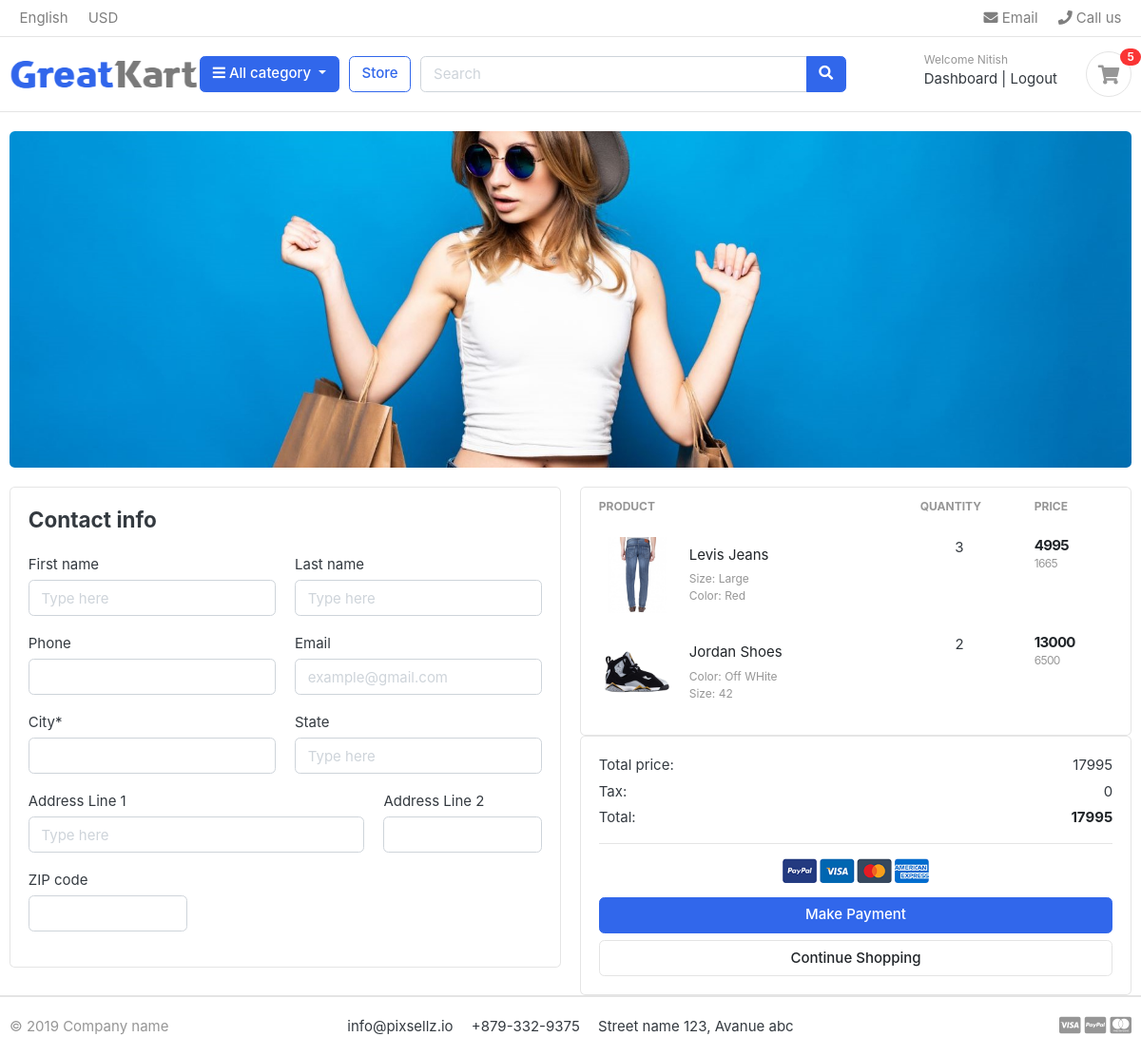
The page /cart/checkout/ (signed in) on the database as committed earlier.
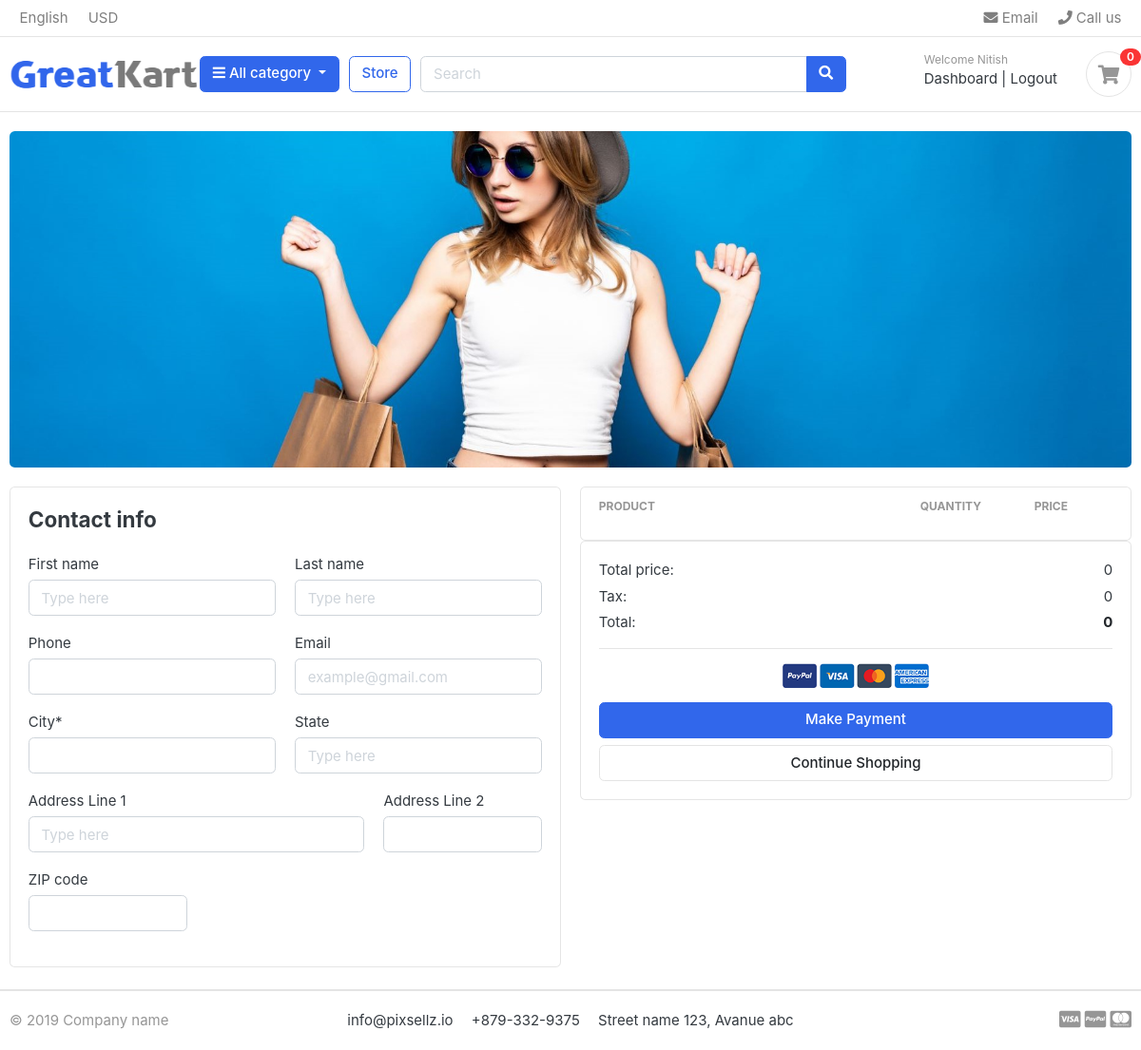
The same page on the database as committed later.
### cart/models.py (models this page shows, shortened)
class CartItem(models.Model):
    user = models.ForeignKey(Account , on_delete=models.CASCADE, null = True)
    product = models.ForeignKey(Product , on_delete = models.CASCADE)
    variation = models.ManyToManyField(Variation , blank=True)
    cart = models.ForeignKey(Cart , on_delete = models.CASCADE ,null=True)
    quantity = models.IntegerField()
    is_active = models.BooleanField(default=True)
    def sub_total(self):
        return self.product.price*self.quantity

### store/models.py (models this page shows, shortened)
class Product(models.Model):
    product_name = models.CharField(max_length =200  , unique=True)
    slug = models.CharField(max_length=200 , unique=True)
    description = models.TextField(max_length=500 , blank=True)
    price = models.IntegerField()
    images= models.ImageField(upload_to= 'photos/products')
    stock = models.IntegerField()
    is_available = models.BooleanField(default=True)
    category = models.ForeignKey(Category ,on_delete=models.CASCADE)
    created_date = models.DateTimeField(auto_now_add=True)
    modified_date = models.DateTimeField(auto_now=True)
    def get_url(self):
        return reverse('products_by_category' ,args=[self.category.slug , self.slug])

class Variation(models.Model):
    product = models.ForeignKey(Product , on_delete=models.CASCADE)
    variation_category = models.CharField(max_length=100 , choices=variation_category_choice)
    variation_value = models.CharField(max_length =100)
    is_active = models.BooleanField(default=True)
    created_date = models.DateTimeField(auto_now=True)
    objects = VariationManager()

### cart/views.py (the view)
# urls.py: path("checkout/",views.checkout ,name = "checkout" ) ,
@login_required(login_url = "/accounts/login/45/")
def checkout(request,total =0 ,quantity =0 , cart_items=None):
    try:
        if request.user.is_authenticated:
            cart_items = CartItem.objects.filter(user=request.user , is_active=True)
        else:
            cart = Cart.objects.get(cart_id =_cart_id(request))
            cart_items = CartItem.objects.filter(cart = cart , is_active = True)
        for cart_item in cart_items:
            total += (cart_item.product.price * cart_item.quantity)
            quantity += cart_item.quantity
    except :
        pass
    context = {
        'total' : total,
        'quantity' : quantity,
        'cart_items' : cart_items,
    }
    return render(request , "store/checkout.html" ,context)

### cart/context_processors.py (called while the page is built)
def counter(request):
    cart_count =0
    if 'admin' in request.path:
        return {
        }
    else:
        try:
            cart = Cart.objects.filter(cart_id = _cart_id(request))
            if request.user.is_authenticated:
                cart_items = CartItem.objects.filter(user = request.user)
            else:
                cart_items = CartItem.objects.all().filter(cart = cart[:1] )
            for cart in cart_items:
                cart_count += cart.quantity
        except:
            cart_count = 0
    return dict(cart_count=cart_count)

### cart/views.py (called while the page is built)
def _cart_id(request):
    cart = request.session.session_key
    if not cart:
        cart =request.session.create()
    return cart

### category/context_processors.py (called while the page is built)
def menu_links(request):
    links = Category.objects.all()
    return dict(links=links)

### category/models.py (called while the page is built)
    def get_url(self):
        return reverse('product_by_category' , args=[self.slug])

### ludhianaKoti/templates/store/checkout.html (shortened to what the changed rows need)
{% extends "base.html" %}
{% load static %}
{% block content %}
<form action="{% url 'place_order' %}" method="POST">
<div class="row">
    <aside class="col-lg-6">
        <div class="card">
            <table class="table table-borderless table-shopping-cart">
            <thead class="text-muted">
            <tr class="small text-uppercase">
              <th scope="col">Product</th>
              <th scope="col" width="120">Quantity</th>
              <th scope="col" width="120">Price</th>
            </tr>
            </thead>
            <tbody>
            {% for item in cart_items %}
            <tr>
                <td>
                    <figure class="itemside align-items-center">
                        <div class="aside"><img src="{{item.product.images.url}}" class="img-sm"></div>
                        <figcaption class="info">
                            <a href="{{item.product.get_url}}" class="title text-dark">{{item.product.product_name}}</a>
                            <p class="text-muted small">
                                {% if item.variation.all %}
                                    {% for var in item.variation.all %}
                                        {{var.variation_category | capfirst}}: {{var.variation_value | capfirst}} <br>
                                    {% endfor %}
                                {% endif %}
                            </p>
                        </figcaption>
                    </figure>
                </td>
                <td>
                   <p class="text-center" >{{item.quantity}}</p>
                </td>
                <td>
                    <div class="price-wrap">
                        <var class="price">{{item.sub_total}}</var>
                        <small class="text-muted"> {{item.product.price}} </small>
                    </div>
                </td>
            </tr>
            {% endfor %}
            </tbody>
            </table>
            </div>
		<div class="card">
		<div class="card-body">
			<dl class="dlist-align">
			  <dt>Total price:</dt>
			  <dd class="text-right">{{ total }}</dd>
			</dl>
			<dl class="dlist-align">
			  <dd class="text-right text-dark b"><strong>{{ total }}</strong></dd>
			</dl>
		</div>
		</div>
</form>
</div>
{% endblock %}

### ludhianaKoti/templates/includes/navbar.html (shortened to what this page needs)
{% load static %}
<header class="section-header">
    <nav class="navbar p-md-0 navbar-expand-sm navbar-light border-bottom">
    <div class="container">
      <div class="collapse navbar-collapse" id="navbarTop4">
        <ul class="navbar-nav mr-auto">
            <li class="nav-item dropdown">
                 <a href="#" class="nav-link">   English </a>
            </li>
            <li class="nav-item dropdown">
                <a href="#" class="nav-link"> USD </a>
            </li>
        </ul>
        <ul class="navbar-nav">
            <li><a href="#" class="nav-link"> <i class="fa fa-envelope"></i> Email </a></li>
            <li><a href="#" class="nav-link"> <i class="fa fa-phone"></i> Call us </a></li>
        </ul>
      </div>
    </div>
    </nav>
    <section class="header-main border-bottom">
        <div class="container">
    <div class="row align-items-center">
        <div class="col-lg-2 col-md-3 col-6">
            <a href="{% url 'home' %}" class="brand-wrap">
                <img width = 200px height = 150px class="logo" src="{% static './images/logo.png' %}">
            </a>
        </div>
        <div class="col-lg col-sm col-md col-6 flex-grow-0">
            <div class="category-wrap dropdown d-inline-block float-right">
                <button type="button" class="btn btn-primary dropdown-toggle" data-toggle="dropdown">
                    <i class="fa fa-bars"></i> All category
                </button>
            </div>
        </div>
        <a href="{% url 'store' %}" class="btn btn-outline-primary">Store</a>
        <div class="col-lg  col-md-6 col-sm-12 col">
            <form action="{% url 'search' %}" class="search" method="GET">
                <div class="input-group w-100">
                    <input type="text" class="form-control" style="width:60%;" placeholder="Search" name="keyword">
                    <div class="input-group-append">
                      <button class="btn btn-primary" type="submit">
                        <i class="fa fa-search"></i>
                      </button>
                    </div>
                </div>
            </form>
        </div>
        <div class="col-lg-3 col-sm-6 col-8 order-2 order-lg-3">
                    <div class="d-flex justify-content-end mb-3 mb-lg-0">
                        {% if user.id == None %}
                        <div class="widget-header">
                            <small class="title text-muted">Welcome guest!</small>
                            <div>
                                <a href="{% url 'login' 65 %}">Sign in</a> <span class="dark-transp"> | </span>
                                <a href="{% url 'register' %}"> Register</a>
                            </div>
                        {% else %}
                            <div class="widget-header">
                                <small class="title text-muted">Welcome {{user.first_name|capfirst}}</small>
                            <div>
                                <a href="{% url 'dashboard' %}">Dashboard</a> <span class="dark-transp"> | </span>
                                <a href="{% url 'logout' %}">Logout</a>
                            </div>
                        {% endif %}
                        </div>
                        <a href="{% url 'cart' %}" class="widget-header pl-3 ml-3">
                            <div class="icon icon-sm rounded-circle border "><i class="fa fa-shopping-cart"></i></div>
                            <span class="badge badge-pill badge-danger notify">{{cart_count}}</span>
                        </a>
                    </div>
                </div>
    </div>
        </div>
    </section>
    </header>
    <section class="section-intro padding-y-sm">
    <div class="container">
    <div class="intro-banner-wrap">
        <img  src="{% static 'images/banners/cover.jpg' %}" class="img-fluid rounded">
    </div>
    </div>
    </section>

Rows that differ between the two databases and show on the page:
removed CartItem: product.images (picture), product.product_name "Levis Jeans", quantity "3", sub_total "4995", product.price "1665"
no longer on this page (row unchanged): Variation: variation_category "Size", variation_value "Large", shown under "Levis Jeans"
no longer on this page (row unchanged): Variation: variation_category "Color", variation_value "Red", shown under "Levis Jeans"
removed CartItem: product.images (picture), product.product_name "Jordan Shoes", quantity "2", sub_total "13000", product.price "6500"
no longer on this page (row unchanged): Variation: variation_category "Color", variation_value "Off WHite", shown under "Jordan Shoes"
no longer on this page (row unchanged): Variation: variation_category "Size", variation_value "42", shown under "Jordan Shoes"
Other text that changed with them:
{{ cart_count }}: "5" → "0"
{{ total }}: "17995" → "0"
